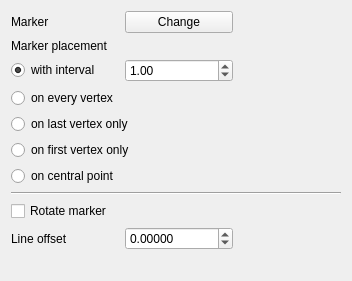
<?xml version="1.0" encoding="UTF-8"?>
<ui version="4.0">
 <class>WidgetMarkerLine</class>
 <widget class="QWidget" name="WidgetMarkerLine">
  <property name="geometry">
   <rect>
    <x>0</x>
    <y>0</y>
    <width>352</width>
    <height>281</height>
   </rect>
  </property>
  <property name="windowTitle">
   <string>Form</string>
  </property>
  <layout class="QGridLayout" name="gridLayout">
   <item row="0" column="0">
    <widget class="QLabel" name="label">
     <property name="text">
      <string>Marker</string>
     </property>
    </widget>
   </item>
   <item row="0" column="1">
    <widget class="QPushButton" name="btnChangeMarker">
     <property name="text">
      <string>Change</string>
     </property>
    </widget>
   </item>
   <item row="0" column="2">
    <spacer>
     <property name="orientation">
      <enum>Qt::Horizontal</enum>
     </property>
     <property name="sizeType">
      <enum>QSizePolicy::Preferred</enum>
     </property>
     <property name="sizeHint" stdset="0">
      <size>
       <width>109</width>
       <height>20</height>
      </size>
     </property>
    </spacer>
   </item>
   <item row="1" column="0" colspan="2">
    <widget class="QLabel" name="label_2">
     <property name="text">
      <string>Marker placement</string>
     </property>
    </widget>
   </item>
   <item row="2" column="0">
    <widget class="QRadioButton" name="radInterval">
     <property name="text">
      <string>with interval</string>
     </property>
     <property name="checked">
      <bool>true</bool>
     </property>
    </widget>
   </item>
   <item row="2" column="1">
    <widget class="QDoubleSpinBox" name="spinInterval">
     <property name="decimals">
      <number>2</number>
     </property>
     <property name="maximum">
      <double>100000.000000000000000</double>
     </property>
     <property name="value">
      <double>1.000000000000000</double>
     </property>
    </widget>
   </item>
   <item row="3" column="0" colspan="2">
    <widget class="QRadioButton" name="radVertex">
     <property name="text">
      <string>on every vertex</string>
     </property>
    </widget>
   </item>
   <item row="4" column="0" colspan="2">
    <widget class="QRadioButton" name="radVertexLast">
     <property name="text">
      <string>on last vertex only</string>
     </property>
    </widget>
   </item>
   <item row="5" column="0" colspan="2">
    <widget class="QRadioButton" name="radVertexFirst">
     <property name="text">
      <string>on first vertex only</string>
     </property>
    </widget>
   </item>
   <item row="8" column="0" colspan="2">
    <widget class="QCheckBox" name="chkRotateMarker">
     <property name="text">
      <string>Rotate marker</string>
     </property>
    </widget>
   </item>
   <item row="9" column="0">
    <widget class="QLabel" name="label_3">
     <property name="text">
      <string>Line offset</string>
     </property>
    </widget>
   </item>
   <item row="9" column="1">
    <widget class="QDoubleSpinBox" name="spinOffset">
     <property name="decimals">
      <number>5</number>
     </property>
     <property name="minimum">
      <double>-100000.000000000000000</double>
     </property>
     <property name="maximum">
      <double>100000.000000000000000</double>
     </property>
    </widget>
   </item>
   <item row="10" column="0" colspan="3">
    <spacer>
     <property name="orientation">
      <enum>Qt::Vertical</enum>
     </property>
     <property name="sizeHint" stdset="0">
      <size>
       <width>261</width>
       <height>40</height>
      </size>
     </property>
    </spacer>
   </item>
   <item row="7" column="0" colspan="3">
    <widget class="Line" name="line">
     <property name="orientation">
      <enum>Qt::Horizontal</enum>
     </property>
    </widget>
   </item>
   <item row="6" column="0">
    <widget class="QRadioButton" name="radCentralPoint">
     <property name="text">
      <string>on central point</string>
     </property>
    </widget>
   </item>
  </layout>
 </widget>
 <tabstops>
  <tabstop>btnChangeMarker</tabstop>
  <tabstop>radInterval</tabstop>
  <tabstop>spinInterval</tabstop>
  <tabstop>radVertex</tabstop>
  <tabstop>radVertexLast</tabstop>
  <tabstop>radVertexFirst</tabstop>
  <tabstop>radCentralPoint</tabstop>
  <tabstop>chkRotateMarker</tabstop>
  <tabstop>spinOffset</tabstop>
 </tabstops>
 <resources/>
 <connections/>
</ui>
